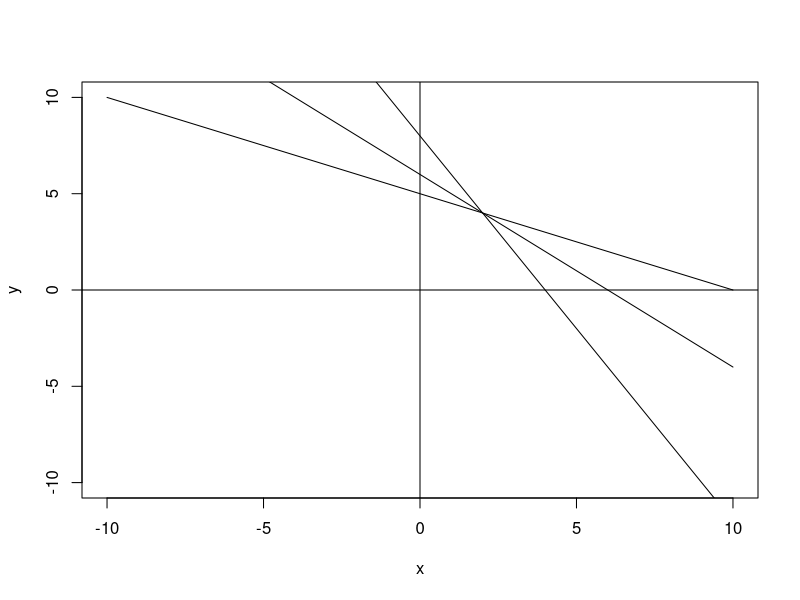
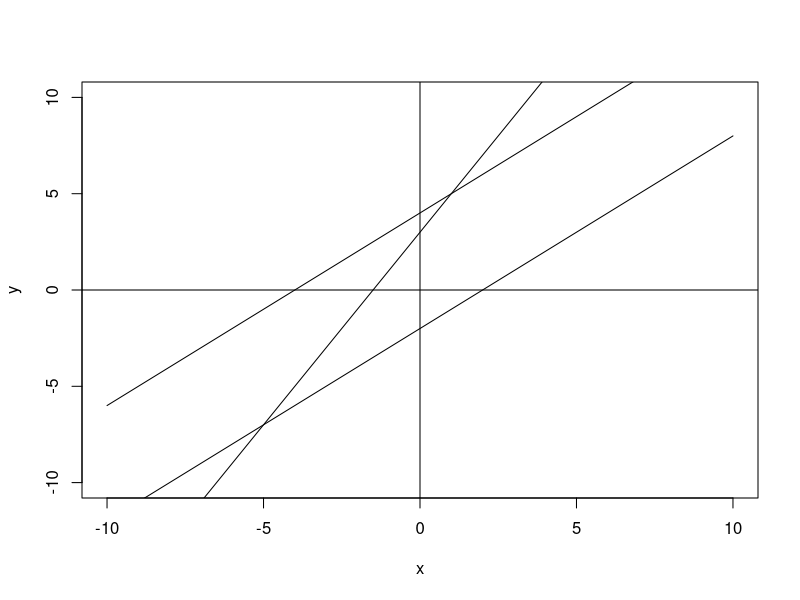
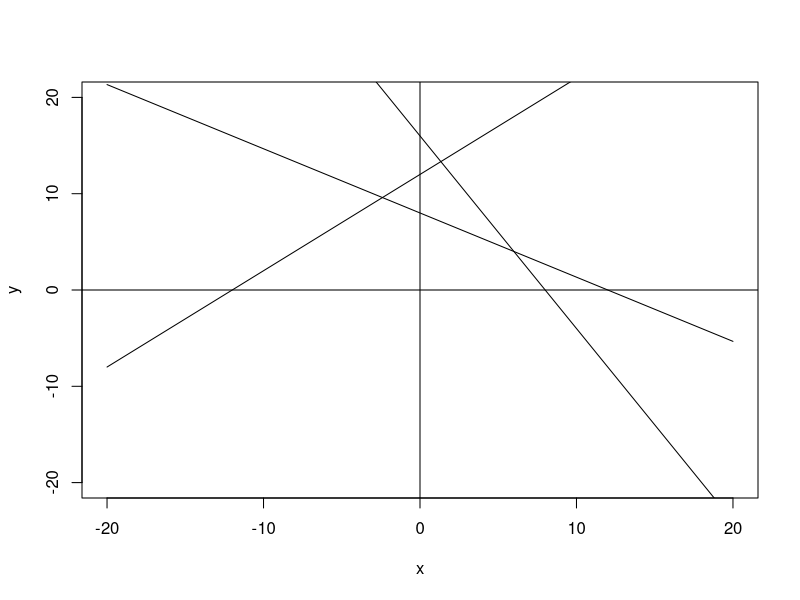
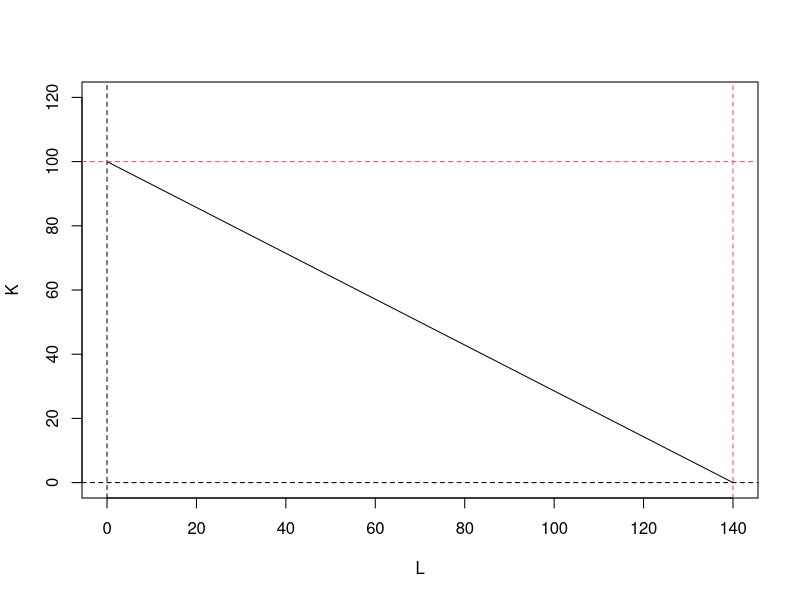
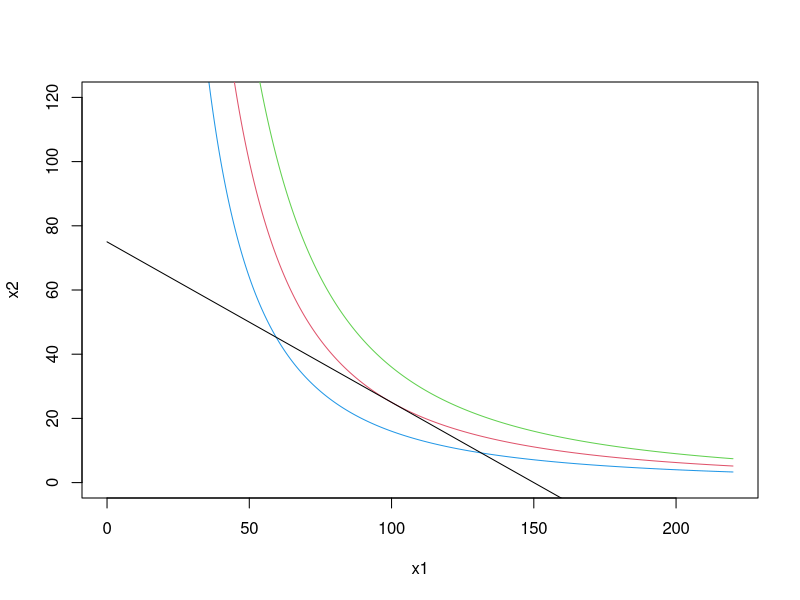
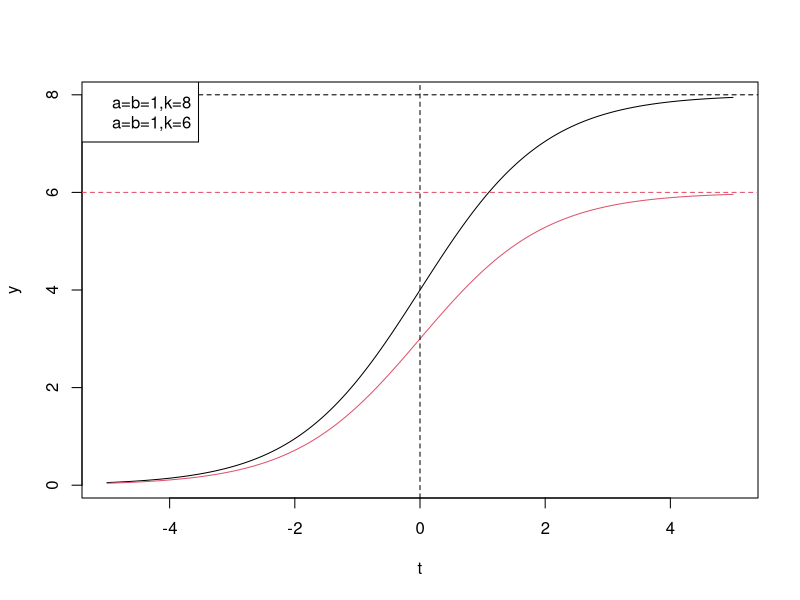

Write R code to recreate these figures, in order.
## ---- chunk 1
knitr::opts_chunk$set(fig.pos = "!H", out.extra = "")
## ---- chunk 2
x = pretty(c(-10,10),3000)

y1 = -2*x+8
y2 = -x+6
y3 = -0.5*x+5
plot(x,y1,type = "l",xlab="x",ylab="y",ylim = c(-10,10))
lines(x,y2)
lines(x,y3)
abline(v=0)
abline(h=0)
## ---- chunk 3
x = pretty(c(-10,10),3000)

y1 = x-2
y2 =2*x+3
y3 = x+4
plot(x,y1,type = "l",xlab="x",ylab="y",ylim = c(-10,10))
lines(x,y2)
lines(x,y3)
abline(v=0)
abline(h=0)
## ---- chunk 4
x = pretty(c(-20,20),3000)

y1 = -2*x+16
y2 = -2/3*x+8
y3 = x+12
plot(x,y1,type = "l",xlab="x",ylab="y",ylim = c(-20,20))
lines(x,y2)
lines(x,y3)
abline(v=0)
abline(h=0)
## ---- chunk 5
L = pretty(c(0,140),3000)
K=-5/7*L+100
plot(L,K,type = "l",xlab="L",ylab="K",ylim = c(0,120))
abline(v=0,lty=2)
abline(h=0,lty=2)
abline(h=100,col=2,lty=2)
abline(v=140,col=2,lty=2)
## ---- chunk 6
t = pretty(c(0,220),80000)
y = (400/t)^2
plot(t,y,type = "l",xlab="x1",ylab="x2",ylim = c(0,120),col=4)
lines(t,(500/t)^2,col=2)
lines(t,(600/t)^2,col=3)
lines(t,75-t/2)
## ---- chunk 7
y<-function(k,a,b,t) k/(1+b*exp(-a*t))

t = pretty(c(-5,5),3000)
a=b=1

plot(t,y(8,a,b,t),type = "l",xlab="t",ylab="y")
lines(t,y(6,a,b,t),col=2)
abline(v=0,lty=2)
abline(h=8,col=1,lty=2)
abline(h=6,col=2,lty=2)
legend("topleft",c("a=b=1,k=8","a=b=1,k=6"),col=c(1,2))
